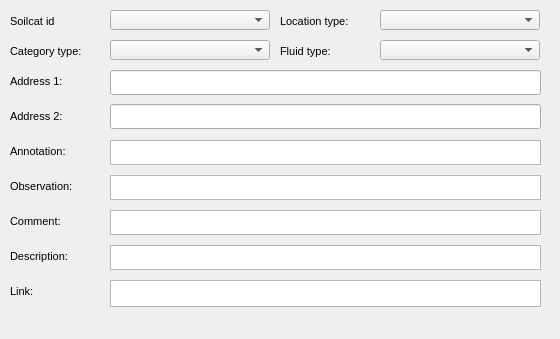
     <widget class="QWidget" name="Additionalinformation_3">
      <property name="geometry">
       <rect>
        <x>0</x>
        <y>0</y>
        <width>560</width>
        <height>339</height>
       </rect>
      </property>
      <attribute name="label">
       <string>Additional information</string>
      </attribute>
      <widget class="QTextEdit" name="meter_descript">
       <property name="geometry">
        <rect>
         <x>110</x>
         <y>245</y>
         <width>431</width>
         <height>25</height>
        </rect>
       </property>
      </widget>
      <widget class="QTextEdit" name="meter_link">
       <property name="geometry">
        <rect>
         <x>110</x>
         <y>280</y>
         <width>431</width>
         <height>27</height>
        </rect>
       </property>
      </widget>
      <widget class="QLabel" name="label_meter_descript">
       <property name="geometry">
        <rect>
         <x>10</x>
         <y>245</y>
         <width>91</width>
         <height>22</height>
        </rect>
       </property>
       <property name="font">
        <font>
         <pointsize>8</pointsize>
        </font>
       </property>
       <property name="frameShape">
        <enum>QFrame::NoFrame</enum>
       </property>
       <property name="frameShadow">
        <enum>QFrame::Plain</enum>
       </property>
       <property name="text">
        <string>Description:</string>
       </property>
       <property name="textFormat">
        <enum>Qt::AutoText</enum>
       </property>
       <property name="scaledContents">
        <bool>false</bool>
       </property>
       <property name="alignment">
        <set>Qt::AlignLeading|Qt::AlignLeft|Qt::AlignVCenter</set>
       </property>
       <property name="margin">
        <number>3</number>
       </property>
      </widget>
      <widget class="QLabel" name="label_meter_link">
       <property name="geometry">
        <rect>
         <x>10</x>
         <y>280</y>
         <width>90</width>
         <height>22</height>
        </rect>
       </property>
       <property name="font">
        <font>
         <pointsize>8</pointsize>
        </font>
       </property>
       <property name="frameShape">
        <enum>QFrame::NoFrame</enum>
       </property>
       <property name="frameShadow">
        <enum>QFrame::Plain</enum>
       </property>
       <property name="text">
        <string>Link:</string>
       </property>
       <property name="textFormat">
        <enum>Qt::AutoText</enum>
       </property>
       <property name="scaledContents">
        <bool>false</bool>
       </property>
       <property name="alignment">
        <set>Qt::AlignLeading|Qt::AlignLeft|Qt::AlignVCenter</set>
       </property>
       <property name="margin">
        <number>3</number>
       </property>
      </widget>
      <widget class="QTextEdit" name="meter_observ">
       <property name="geometry">
        <rect>
         <x>110</x>
         <y>175</y>
         <width>431</width>
         <height>25</height>
        </rect>
       </property>
      </widget>
      <widget class="QTextEdit" name="meter_comment">
       <property name="geometry">
        <rect>
         <x>110</x>
         <y>210</y>
         <width>431</width>
         <height>25</height>
        </rect>
       </property>
       <property name="frameShadow">
        <enum>QFrame::Sunken</enum>
       </property>
       <property name="lineWidth">
        <number>1</number>
       </property>
      </widget>
      <widget class="QTextEdit" name="meter_annotation">
       <property name="geometry">
        <rect>
         <x>110</x>
         <y>140</y>
         <width>431</width>
         <height>25</height>
        </rect>
       </property>
       <property name="frameShape">
        <enum>QFrame::StyledPanel</enum>
       </property>
       <property name="frameShadow">
        <enum>QFrame::Raised</enum>
       </property>
      </widget>
      <widget class="QComboBox" name="meter_category_type">
       <property name="geometry">
        <rect>
         <x>110</x>
         <y>40</y>
         <width>160</width>
         <height>20</height>
        </rect>
       </property>
      </widget>
      <widget class="QComboBox" name="meter_location_type">
       <property name="geometry">
        <rect>
         <x>380</x>
         <y>10</y>
         <width>160</width>
         <height>20</height>
        </rect>
       </property>
      </widget>
      <widget class="QComboBox" name="meter_soilcat_id">
       <property name="geometry">
        <rect>
         <x>110</x>
         <y>10</y>
         <width>160</width>
         <height>20</height>
        </rect>
       </property>
      </widget>
      <widget class="QComboBox" name="meter_fluid_type">
       <property name="geometry">
        <rect>
         <x>380</x>
         <y>40</y>
         <width>160</width>
         <height>20</height>
        </rect>
       </property>
      </widget>
      <widget class="QLineEdit" name="meter_adress_01">
       <property name="geometry">
        <rect>
         <x>110</x>
         <y>70</y>
         <width>431</width>
         <height>25</height>
        </rect>
       </property>
       <property name="echoMode">
        <enum>QLineEdit::Normal</enum>
       </property>
      </widget>
      <widget class="QLineEdit" name="meter_adress_02">
       <property name="geometry">
        <rect>
         <x>110</x>
         <y>104</y>
         <width>431</width>
         <height>25</height>
        </rect>
       </property>
      </widget>
      <widget class="QLabel" name="label_meter_soilcat_id">
       <property name="geometry">
        <rect>
         <x>10</x>
         <y>10</y>
         <width>90</width>
         <height>22</height>
        </rect>
       </property>
       <property name="font">
        <font>
         <pointsize>8</pointsize>
        </font>
       </property>
       <property name="frameShape">
        <enum>QFrame::NoFrame</enum>
       </property>
       <property name="frameShadow">
        <enum>QFrame::Plain</enum>
       </property>
       <property name="text">
        <string>Soilcat id</string>
       </property>
       <property name="textFormat">
        <enum>Qt::AutoText</enum>
       </property>
       <property name="scaledContents">
        <bool>false</bool>
       </property>
       <property name="alignment">
        <set>Qt::AlignLeading|Qt::AlignLeft|Qt::AlignVCenter</set>
       </property>
       <property name="margin">
        <number>3</number>
       </property>
      </widget>
      <widget class="QLabel" name="label_meter_category_type">
       <property name="geometry">
        <rect>
         <x>10</x>
         <y>40</y>
         <width>90</width>
         <height>22</height>
        </rect>
       </property>
       <property name="font">
        <font>
         <pointsize>8</pointsize>
        </font>
       </property>
       <property name="frameShape">
        <enum>QFrame::NoFrame</enum>
       </property>
       <property name="frameShadow">
        <enum>QFrame::Plain</enum>
       </property>
       <property name="text">
        <string>Category type:</string>
       </property>
       <property name="textFormat">
        <enum>Qt::AutoText</enum>
       </property>
       <property name="scaledContents">
        <bool>false</bool>
       </property>
       <property name="alignment">
        <set>Qt::AlignLeading|Qt::AlignLeft|Qt::AlignVCenter</set>
       </property>
       <property name="margin">
        <number>3</number>
       </property>
      </widget>
      <widget class="QLabel" name="label_meter_location_type">
       <property name="geometry">
        <rect>
         <x>280</x>
         <y>10</y>
         <width>90</width>
         <height>22</height>
        </rect>
       </property>
       <property name="font">
        <font>
         <pointsize>8</pointsize>
        </font>
       </property>
       <property name="frameShape">
        <enum>QFrame::NoFrame</enum>
       </property>
       <property name="frameShadow">
        <enum>QFrame::Plain</enum>
       </property>
       <property name="text">
        <string>Location type:</string>
       </property>
       <property name="textFormat">
        <enum>Qt::AutoText</enum>
       </property>
       <property name="scaledContents">
        <bool>false</bool>
       </property>
       <property name="alignment">
        <set>Qt::AlignLeading|Qt::AlignLeft|Qt::AlignVCenter</set>
       </property>
       <property name="margin">
        <number>3</number>
       </property>
      </widget>
      <widget class="QLabel" name="label_meter_fluid_type">
       <property name="geometry">
        <rect>
         <x>280</x>
         <y>40</y>
         <width>90</width>
         <height>22</height>
        </rect>
       </property>
       <property name="font">
        <font>
         <pointsize>8</pointsize>
        </font>
       </property>
       <property name="frameShape">
        <enum>QFrame::NoFrame</enum>
       </property>
       <property name="frameShadow">
        <enum>QFrame::Plain</enum>
       </property>
       <property name="text">
        <string>Fluid type:</string>
       </property>
       <property name="textFormat">
        <enum>Qt::AutoText</enum>
       </property>
       <property name="scaledContents">
        <bool>false</bool>
       </property>
       <property name="alignment">
        <set>Qt::AlignLeading|Qt::AlignLeft|Qt::AlignVCenter</set>
       </property>
       <property name="margin">
        <number>3</number>
       </property>
      </widget>
      <widget class="QLabel" name="label_meter_adress_01">
       <property name="geometry">
        <rect>
         <x>10</x>
         <y>70</y>
         <width>90</width>
         <height>22</height>
        </rect>
       </property>
       <property name="font">
        <font>
         <pointsize>8</pointsize>
        </font>
       </property>
       <property name="frameShape">
        <enum>QFrame::NoFrame</enum>
       </property>
       <property name="frameShadow">
        <enum>QFrame::Plain</enum>
       </property>
       <property name="text">
        <string>Address 1:</string>
       </property>
       <property name="textFormat">
        <enum>Qt::AutoText</enum>
       </property>
       <property name="scaledContents">
        <bool>false</bool>
       </property>
       <property name="alignment">
        <set>Qt::AlignLeading|Qt::AlignLeft|Qt::AlignVCenter</set>
       </property>
       <property name="margin">
        <number>3</number>
       </property>
      </widget>
      <widget class="QLabel" name="label_meter_adress_02">
       <property name="geometry">
        <rect>
         <x>10</x>
         <y>105</y>
         <width>90</width>
         <height>22</height>
        </rect>
       </property>
       <property name="font">
        <font>
         <pointsize>8</pointsize>
        </font>
       </property>
       <property name="frameShape">
        <enum>QFrame::NoFrame</enum>
       </property>
       <property name="frameShadow">
        <enum>QFrame::Plain</enum>
       </property>
       <property name="text">
        <string>Address 2:</string>
       </property>
       <property name="textFormat">
        <enum>Qt::AutoText</enum>
       </property>
       <property name="scaledContents">
        <bool>false</bool>
       </property>
       <property name="alignment">
        <set>Qt::AlignLeading|Qt::AlignLeft|Qt::AlignVCenter</set>
       </property>
       <property name="margin">
        <number>3</number>
       </property>
      </widget>
      <widget class="QLabel" name="label_meter_annotation">
       <property name="geometry">
        <rect>
         <x>10</x>
         <y>140</y>
         <width>90</width>
         <height>22</height>
        </rect>
       </property>
       <property name="font">
        <font>
         <pointsize>8</pointsize>
        </font>
       </property>
       <property name="frameShape">
        <enum>QFrame::NoFrame</enum>
       </property>
       <property name="frameShadow">
        <enum>QFrame::Plain</enum>
       </property>
       <property name="text">
        <string>Annotation:</string>
       </property>
       <property name="textFormat">
        <enum>Qt::AutoText</enum>
       </property>
       <property name="scaledContents">
        <bool>false</bool>
       </property>
       <property name="alignment">
        <set>Qt::AlignLeading|Qt::AlignLeft|Qt::AlignVCenter</set>
       </property>
       <property name="margin">
        <number>3</number>
       </property>
      </widget>
      <widget class="QLabel" name="label_meter_observ">
       <property name="geometry">
        <rect>
         <x>10</x>
         <y>175</y>
         <width>90</width>
         <height>22</height>
        </rect>
       </property>
       <property name="font">
        <font>
         <pointsize>8</pointsize>
        </font>
       </property>
       <property name="frameShape">
        <enum>QFrame::NoFrame</enum>
       </property>
       <property name="frameShadow">
        <enum>QFrame::Plain</enum>
       </property>
       <property name="text">
        <string>Observation:</string>
       </property>
       <property name="textFormat">
        <enum>Qt::AutoText</enum>
       </property>
       <property name="scaledContents">
        <bool>false</bool>
       </property>
       <property name="alignment">
        <set>Qt::AlignLeading|Qt::AlignLeft|Qt::AlignVCenter</set>
       </property>
       <property name="margin">
        <number>3</number>
       </property>
      </widget>
      <widget class="QLabel" name="label_meter_comment">
       <property name="geometry">
        <rect>
         <x>10</x>
         <y>210</y>
         <width>90</width>
         <height>22</height>
        </rect>
       </property>
       <property name="font">
        <font>
         <pointsize>8</pointsize>
        </font>
       </property>
       <property name="frameShape">
        <enum>QFrame::NoFrame</enum>
       </property>
       <property name="frameShadow">
        <enum>QFrame::Plain</enum>
       </property>
       <property name="text">
        <string>Comment:</string>
       </property>
       <property name="textFormat">
        <enum>Qt::AutoText</enum>
       </property>
       <property name="scaledContents">
        <bool>false</bool>
       </property>
       <property name="alignment">
        <set>Qt::AlignLeading|Qt::AlignLeft|Qt::AlignVCenter</set>
       </property>
       <property name="margin">
        <number>3</number>
       </property>
      </widget>
     </widget>
